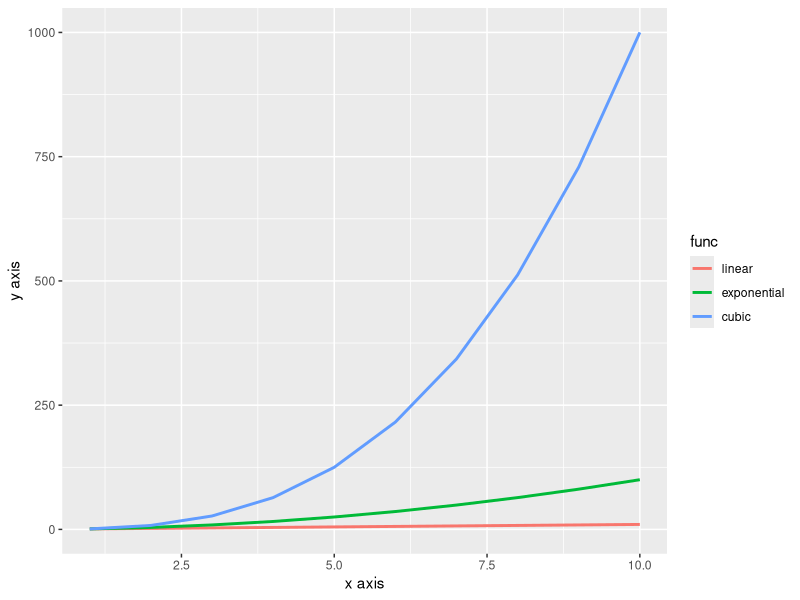
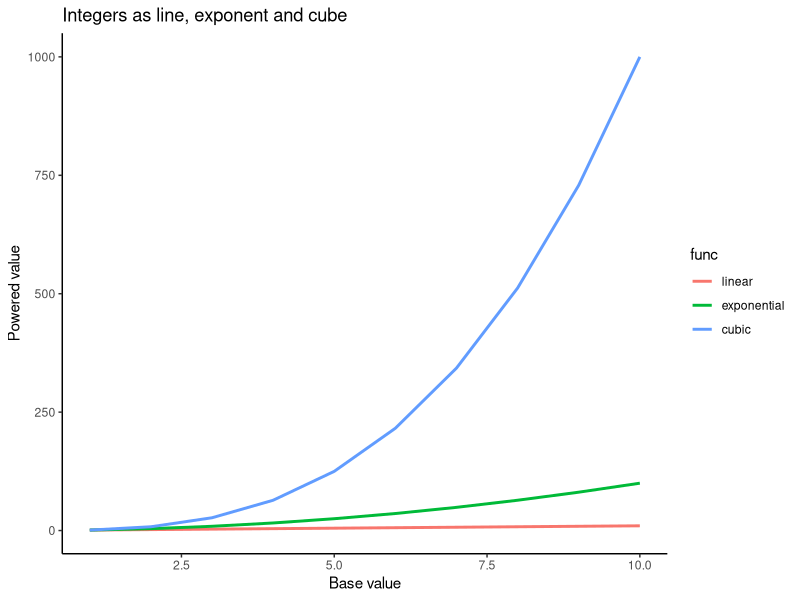
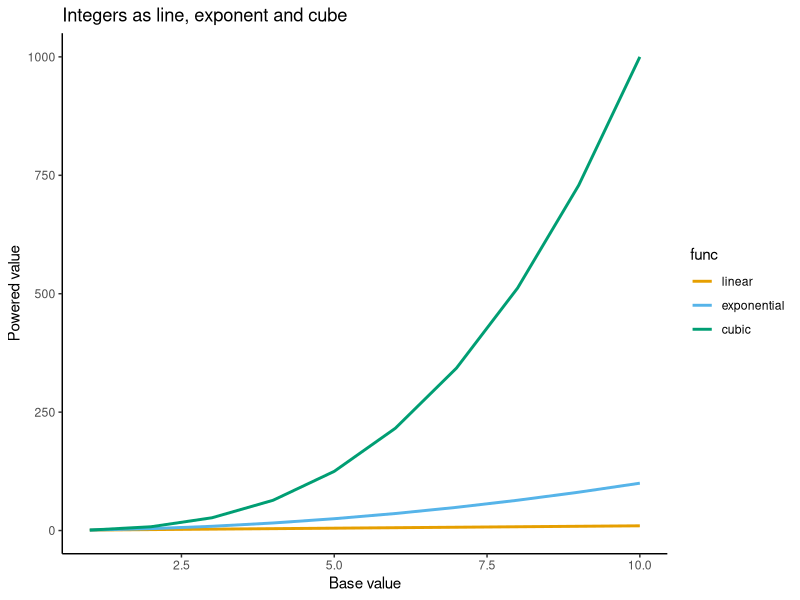
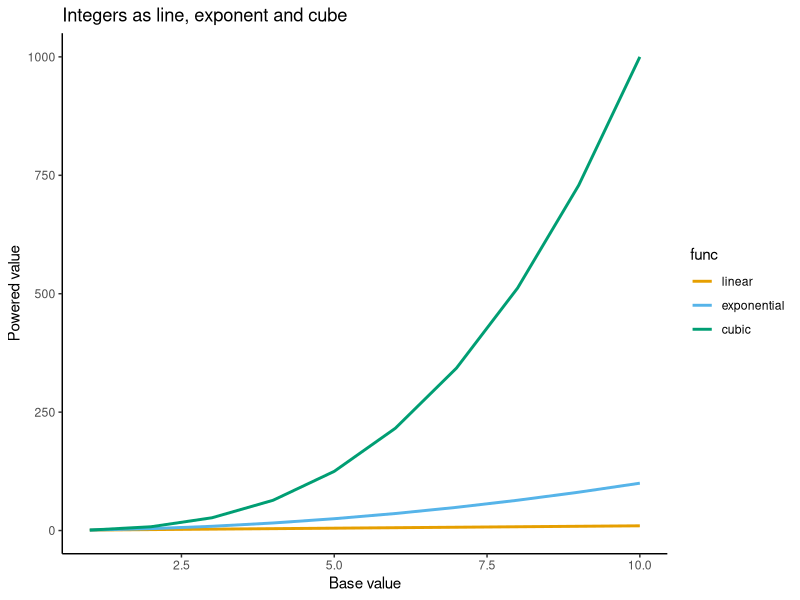
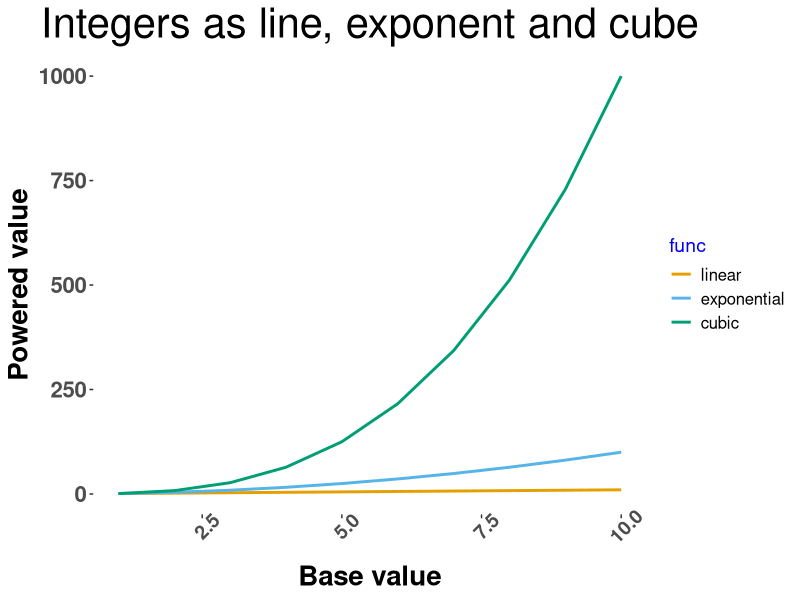
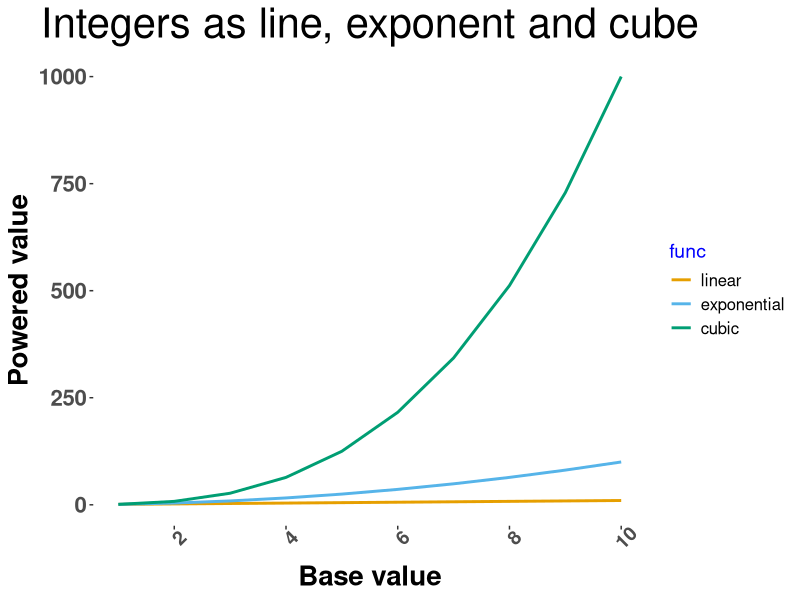
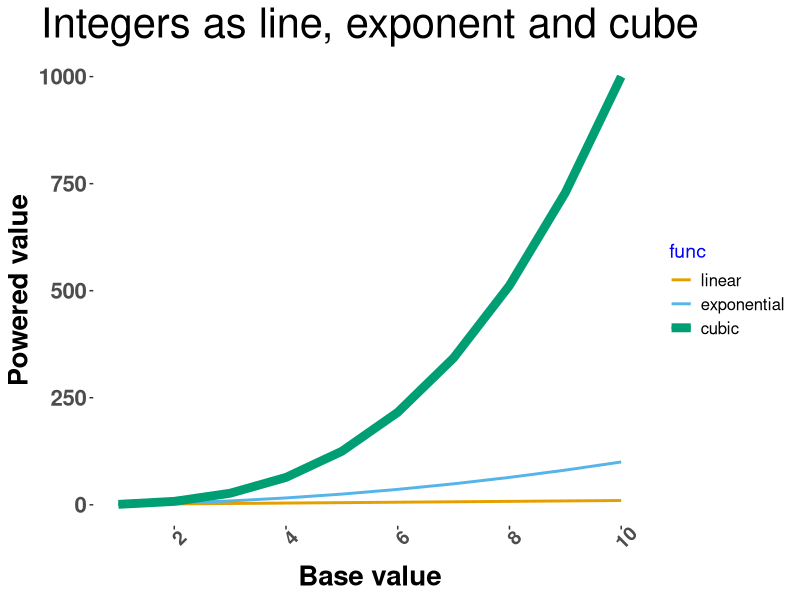
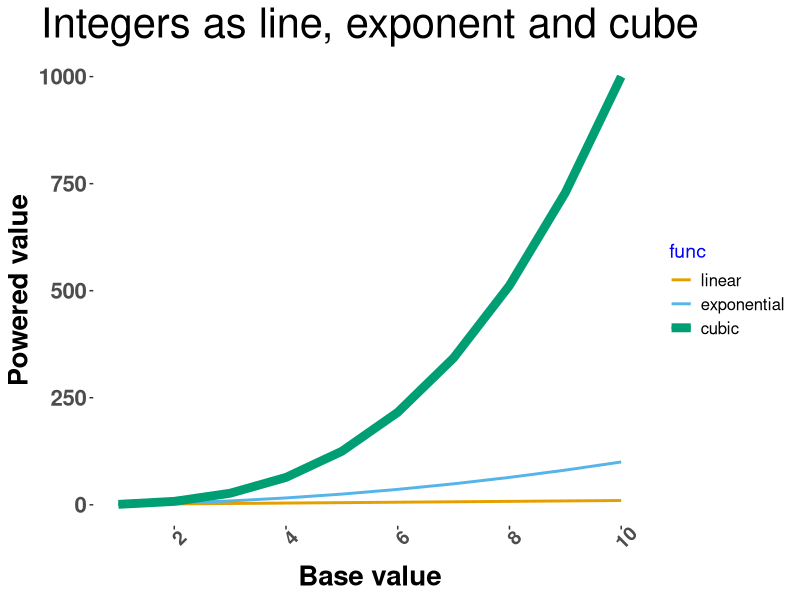

Reproduce these figures in R, in order.

library(reshape2)
library(tidyverse)
data <- read.csv('data/data.csv')
head(data)

chart_data <- melt(data, id='x')
chart_data

names(chart_data) <- c('x', 'func', 'value')

p<- ggplot() +
  geom_line(data = chart_data, aes(x = x, y = value, color = func), size = 1)+
  xlab("x axis") +
  ylab("y axis")
p

options(repr.plot.width=8, repr.plot.height=8) 
p = p + labs( 
    x="Base value", 
    y="Powered value",
    title="Integers as line, exponent and cube") + 
    theme_classic() #White background
p

cbPalette <- c( "#E69F00", "#56B4E9", "#009E73", "#F0E442", "#0072B2", "#D55E00", "#CC79A7")
p = p +  scale_colour_manual(values=cbPalette)
p

p = p + guides(color = guide_legend(override.aes = list(size = 3)))
p

p =p + theme(
    axis.text.x  = element_text(face="bold", size=14, angle=45),
    axis.text.y  = element_text(face="bold", size=16, angle=0),
    axis.title   = element_text(size=20,face="bold"),
    plot.title   = element_text(size=30, hjust=0.5),
    legend.title = element_text(color = "blue", size = 14),
    legend.text  = element_text(color = "black", size = 12),
    axis.line    = element_blank()
        )
p

p =  p + scale_x_continuous(breaks=seq(0,10,2))
p

chart_data

cube_data <-chart_data %>%
    select (x, func, value) %>%
    filter (func=="cubic")
p = p + geom_line(data=cube_data, aes(x = x, y = value, color = func), size = 3)
p

p

p + annotate("label", x=3, y=500, label = "I love power!", size=8) 
